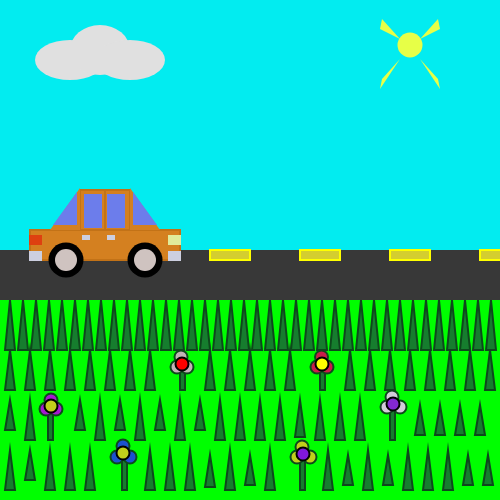
Frame 1 (no input)
Frame 60 (no input): identical to frame 1, image omitted
Frame 120 (the mouse pressed at the canvas centre since frame 60): identical to frame 1, image omitted

The p5.js sketch that drew this single still picture (run headless with seeded random() and noise() and a simulated clock; from frame 60 on, the mouse is pressed at the canvas centre):

// p5.js sketch
// ── sketch.js
function setup()
{
  createCanvas(500, 500);
}

function draw()
{
  background(220);
  noStroke();
  
  // Grass
  
  fill(0,255,0);
  rect(0,300,500,200);
  fill(2, 236, 240);
  
  // Sky
  
  rect(0,0,500,250);
  fill(56);
  
  // Road
  
  rect(0,250,500,50);
  fill(231, 255, 71);
  
  // Sun
  
  ellipse(410,45,25,25);
  triangle(400,39,382,19,380,29);
  triangle(400,59,382,79,380,89);
  triangle(420,59,438,79,440,89);
  triangle(420,39,438,19,440,29);
  
  // Grass
  
  fill(22, 125, 46);
  stroke(14, 71, 28);
  strokeWeight(2);
  triangle(200,400,195,430,205,430);
  triangle(180,400,175,440,185,440);
  triangle(160,400,155,430,165,430);
  triangle(140,400,135,440,145,440);
  triangle(120,400,115,430,125,430);
  triangle(100,400,95,440,105,440);
  triangle(80,400,75,430,85,430);
  
  // Flower
  
  rect(48,410,5,30);
  fill(165, 27, 207);
  ellipse(46,409,13,13);
  ellipse(56,409,13,13);
  ellipse(51,400,13,13);
  fill(192, 207, 27);
  stroke(0);
  ellipse(51,406,13,13);
  
  // Grass
  
  stroke(14, 71, 28);
  fill(22, 125, 46);
  triangle(30,400,25,440,35,440);
  triangle(10,400,5,430,15,430);
  triangle(10,450,5,490,15,490);
  triangle(30,450,25,480,35,480);
  triangle(50,450,45,490,55,490);
  triangle(70,450,65,490,75,490);
  triangle(90,450,85,490,95,490);
  
  // Flower
  
  rect(122,460,5,30);
  fill(27, 81, 207);
  ellipse(117,457,13,13);
  ellipse(130,457,13,13);
  ellipse(123,446,13,13);
  fill(192, 207, 27);
  stroke(0);
  ellipse(123,453,13,13);
  
  // Grass
  
  stroke(14, 71, 28);
  fill(22, 125, 46);
  triangle(150,450,145,490,155,490);
  triangle(170,450,165,490,175,490);
  triangle(190,450,185,490,195,490);
  triangle(210,455,205,487,215,487);
  triangle(230,450,225,490,235,490);
  triangle(250,455,245,485,255,485);
  triangle(270,450,265,490,275,490);
  
  // Flower
  
  rect(300,460,5,30);
  fill(192, 207, 27);
  ellipse(297,457,13,13);
  ellipse(310,457,13,13);
  ellipse(302,447,13,13);
  fill(128, 24, 219);
  stroke(0);
  ellipse(303,454,13,13);
  
  // Grass
  
  stroke(14, 71, 28);
  fill(22, 125, 46);
  triangle(328,450,323,490,333,490);
  triangle(348,455,343,485,353,485);
  triangle(368,450,363,490,373,490);
  triangle(388,455,383,485,393,485);
  triangle(408,450,403,490,413,490);
  triangle(428,450,423,490,433,490);
  triangle(448,450,443,490,453,490);
  triangle(468,455,463,485,473,485);
  triangle(488,455,483,485,493,485);
  triangle(220,400,215,440,225,440);
  triangle(240,400,235,440,245,440);
  triangle(260,400,255,440,265,440);
  triangle(280,400,275,440,285,440);
  triangle(300,400,295,437,305,437);
  triangle(320,400,315,440,325,440);
  triangle(340,400,335,440,345,440);
  triangle(360,400,355,440,365,440);
  
  // Flower
  
  rect(390,410,5,30);
  fill(211, 204, 217);
  ellipse(387,407,13,13);
  ellipse(400,407,13,13);
  ellipse(392,397,13,13);
  fill(131, 40, 209);
  stroke(0);
  ellipse(393,404,13,13);
  
  // Grass
  
  stroke(14, 71, 28);
  fill(22, 125, 46);
  triangle(420,405,415,435,425,435);
  triangle(440,405,435,435,445,435);
  triangle(460,405,455,435,465,435);
  triangle(480,405,475,435,485,435);
  triangle(490,350,485,390,495,390);
  triangle(470,350,465,390,475,390);
  triangle(450,350,445,390,455,390);
  triangle(430,350,425,390,435,390);
  triangle(410,350,405,390,415,390);
  triangle(390,350,385,390,395,390);
  triangle(370,350,365,390,375,390);
  triangle(350,350,345,390,355,390);
  
  // Flower
  
  rect(320,360,5,30);
  fill(201, 28, 74);
  ellipse(317,367,13,13);
  ellipse(327,367,13,13);
  ellipse(321.5,357,13,13);
  fill(255,255,0);
  stroke(0);
  ellipse(322,364,13,13);
  
  // Grass
  
  stroke(14, 71, 28);
  fill(22, 125, 46);
  triangle(290,350,285,390,295,390);
  triangle(270,350,265,390,275,390);
  triangle(250,350,245,390,255,390);
  triangle(230,350,225,390,235,390);
  triangle(210,350,205,390,215,390);
  
  // Flower
  rect(180,360,5,30);
  fill(194, 178, 182);
  ellipse(177,367,13,13);
  ellipse(187,367,13,13);
  ellipse(181,357,13,13);
  fill(255,0,0);
  stroke(0);
  ellipse(182,364,13,13);
  
  // Grass
  stroke(14, 71, 28);
  fill(22, 125, 46);
  triangle(150,350,145,390,155,390);
  triangle(130,350,125,390,135,390);
  triangle(110,350,105,390,115,390);
  triangle(90,350,85,390,95,390);
  triangle(70,350,65,390,75,390);
  triangle(50,350,45,390,55,390);
  triangle(30,350,25,390,35,390);
  triangle(10,350,5,390,15,390);
  triangle(10,300,5,350,15,350);
  triangle(23,300,18,350,28,350);
  triangle(36,300,31,350,41,350);
  triangle(49,300,44,350,54,350);
  triangle(62,300,57,350,67,350);
  triangle(75,300,70,350,80,350);
  triangle(88,300,83,350,93,350);
  triangle(101,300,96,350,106,350);
  triangle(114,300,109,350,119,350);
  triangle(127,300,122,350,132,350);
  triangle(140,300,135,350,145,350);
  triangle(153,300,148,350,158,350);
  triangle(166,300,161,350,171,350);
  triangle(179,300,174,350,184,350);
  triangle(192,300,187,350,197,350);
  triangle(205,300,200,350,210,350);
  triangle(218,300,213,350,223,350);
  triangle(231,300,226,350,236,350);
  triangle(244,300,239,350,249,350);
  triangle(257,300,252,350,262,350);
  triangle(270,300,265,350,275,350);
  triangle(283,300,278,350,288,350);
  triangle(296,300,291,350,301,350);
  triangle(309,300,304,350,314,350);
  triangle(322,300,317,350,327,350);
  triangle(335,300,330,350,340,350);
  triangle(348,300,343,350,353,350);
  triangle(361,300,356,350,366,350);
  triangle(374,300,369,350,379,350);
  triangle(387,300,382,350,392,350);
  triangle(400,300,395,350,405,350);
  triangle(413,300,408,350,418,350);
  triangle(426,300,421,350,431,350);
  triangle(439,300,434,350,444,350);
  triangle(452,300,447,350,457,350);
  triangle(465,300,460,350,470,350);
  triangle(478,300,473,350,483,350);
  triangle(491,300,486,350,496,350);
  
  
  // Clouds
  noStroke();
  fill(224);
  ellipse(70,60,70,40);
  ellipse(100,50,60,50);
  ellipse(130,60,70,40);
  
  // Lane Markers
  stroke(255,255,0);
  fill(212, 206, 47);
  rect(30,250,40,10);
  rect(120,250,40,10);
  rect(210,250,40,10);
  rect(300,250,40,10);
  rect(390,250,40,10);
  rect(480,250,40,10);
  
  // Car
  
  // Chassis
  
  fill(212, 128, 32);
  stroke(194, 114, 23);
  strokeWeight(2);
  rect(30,230,150,30);
  rect(80,190,25,40);
  rect(105,190,25,40);
  noStroke();
  triangle(80,188,50,230,80,230);
  triangle(130,188,160,230,130,230);
  
  // Windows
  
  fill(108, 125, 235);
  rect(84,194,18,34);
  rect(107,194,18,34);
  triangle(133,192,157,225,133,225);
  triangle(77,192,53,225,77,225);
  
  // Door Handles
  fill(204, 207, 224);
  rect(82,235,8,5);
  rect(107,235,8,5);
  
  // Bumpers
  rect(168,251,13,10);
  rect(29,251,13,10);
  
  // Car Lights
  fill(224, 235, 155);
  rect(168,235,13,10);
  fill(222, 64, 16);
  rect(29,235,13,10);
  
  // Wheels
  fill(0);
  ellipse(145,260,35,35);
  ellipse(66,260,35,35);
  
  // Rims
  fill(207, 195, 192);
  ellipse(145,260,22,22);
  ellipse(66,260,22,22);
}
